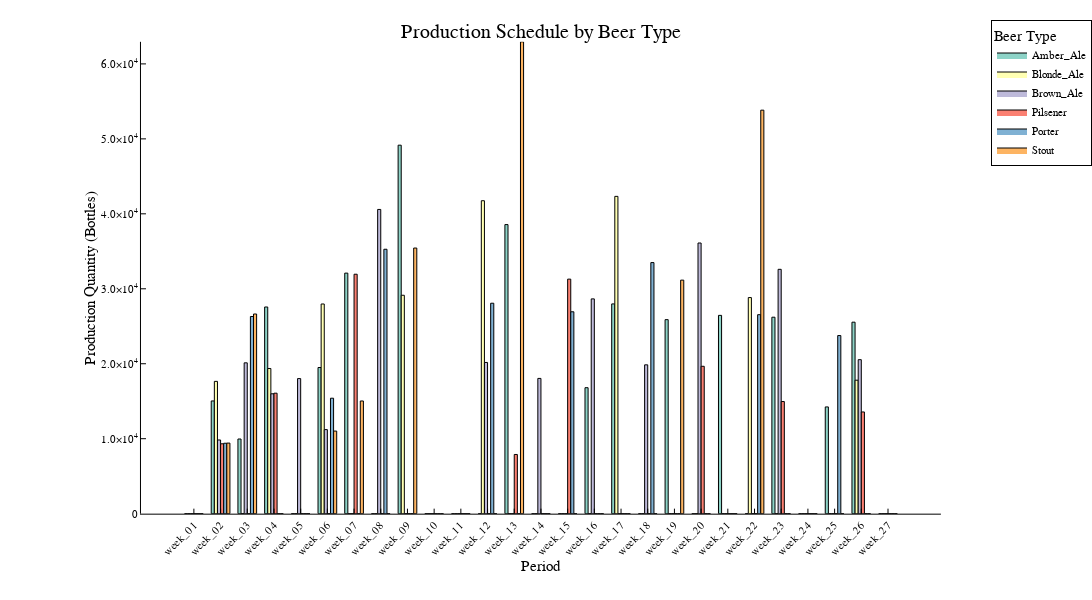

The code cell stored with this chart in its notebook:
### Markdown cell above
Again, the objective value should be higher, because the solution space
is smaller. You can check the plots for the production and warehouse
stock to verify whether the production is zero in the maintenance
periods.

### Code cell
productionResults = create_production_results()
p = create_production_plot(productionResults)
